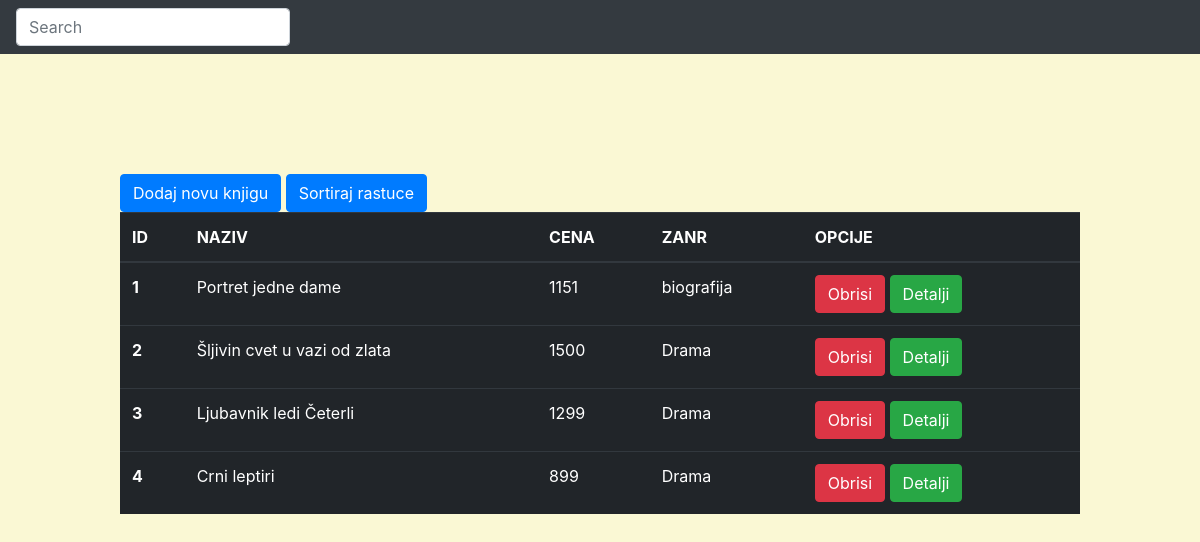
Screenshot of /pocetna.php with the database file from the repository.
### tables this page shows
CREATE TABLE `knjiga` (
  `id` int(11) NOT NULL,
  `naziv` varchar(50) NOT NULL,
  `autor` varchar(50) NOT NULL,
  `cena` int(11) NOT NULL,
  `opis` varchar(250) NOT NULL,
  `zanr` int(11) NOT NULL
);

CREATE TABLE `zanr` (
  `id_zanra` int(11) NOT NULL,
  `naziv_zanra` varchar(50) NOT NULL
);

### model/Knjiga.php (called while the page is built, shortened)
<?php
    class Knjiga{
        public static function vratiSve($conn){
            $upit = "select * from knjiga k inner join zanr z on k.zanr=z.id_zanra";
            return $conn->query($upit);
        }
    }
?>

### pocetna.php (the view, shortened to what this page needs)
<?php
    include 'config.php';
    include 'model/Knjiga.php';
    $sveKnjige = Knjiga::vratiSve($conn);
?>
<!DOCTYPE html>
<html lang="en">
<head>
    <link rel="stylesheet" href="https://cdn.jsdelivr.net/npm/bootstrap@4.0.0/dist/css/bootstrap.min.css">
</head>
<body style="background: #faf8d4;";>
        <nav class="navbar navbar-light bg-dark">
                <form class="form-inline">
                    <input class="form-control mr-sm-2" type="search" placeholder="Search" aria-label="Search" id="pretraga" onkeyup="searchTable()" >
                </form>
                </nav>
        <div class="pocetna">
                <button type="button" class="btn btn-primary" data-toggle="modal" data-target="#addModal">Dodaj novu knjigu</button>
                <button type="button" class="btn btn-primary" onclick="sortTable()" >Sortiraj rastuce</button>
                <table class="table table-dark" id="table">
                <thead>
                    <tr>
                    <th scope="col">ID</th>
                    <th scope="col">NAZIV</th>
                    <th scope="col">CENA</th>
                    <th scope="col">ZANR</th>
                    <th scope="col">OPCIJE</th>
                    </tr>
                </thead>
                <tbody>
                <?php  while($red = $sveKnjige->fetch_array()):   ?>
                        <tr>
                            <th  >   <?php   echo $red['id'];        ?>     </th>
                            <td> <?php   echo $red['naziv'];        ?> </td>
                            <td> <?php   echo $red['cena'];        ?> </td>
                            <td> <?php   echo $red['naziv_zanra'];        ?> </td>
                            <td><button type="button" class="btn btn-danger" onclick="obrisi(<?php echo   $red['id'];?>)">Obrisi</button>
                            <button type="button" class="btn btn-success" data-toggle="modal" data-target="#modalDiscount" onclick="prikazi(<?php echo   $red['id'];?>)"   >Detalji</button></td>
                        </tr>
                <?php endwhile;?>
                </tbody>
                </table>
        </div>
    </body>
</html>

### pocetna.php (style rules this page uses)
.pocetna { margin: 10%; }

### rows the page displays
knjiga: id "1", naziv "Portret jedne dame", cena "1151", zanr.naziv_zanra "biografija"
knjiga: id "2", naziv "Šljivin cvet u vazi od zlata", cena "1500", zanr.naziv_zanra "Drama"
knjiga: id "3", naziv "Ljubavnik ledi Četerli", cena "1299", zanr.naziv_zanra "Drama"
knjiga: id "4", naziv "Crni leptiri", cena "899", zanr.naziv_zanra "Drama"
